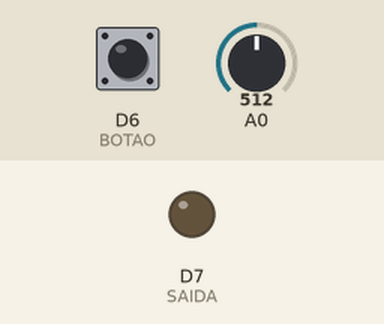
This sketch was run on a simulated ESP8266 (NodeMCU). Shown: output pins drawn as LEDs (lit = HIGH). The test bench sets the inputs (shaded band); at power-on: D6 (BOTAO) HIGH, A0 = 512. WiFi joins after 1.5 s; servers stay silent unless stated; network time is answered at once with the bench clock; the local clock reads 2024-03-15 10:24:30 at power-on unless the sketch sets it; what the sketch prints to the serial monitor is not drawn.

Above: at 2.7 s.
2.8 s: D6 (BOTAO) pulled LOW for 3.2 s
At 6.3 s:
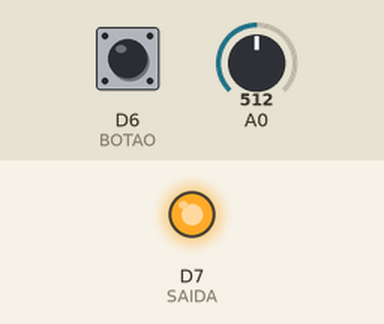
7.5 s: D6 (BOTAO) pulled LOW for 0.35 s
At 9.0 s:
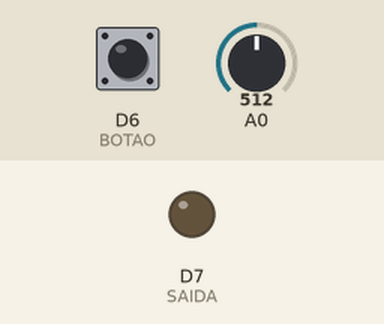
Timing chart, 0 to 10.5 s (numbered marks = the images above; inputs shaded):
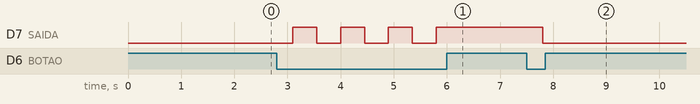

Measured:
- after the input at 2.8 s, D7 (SAIDA): alternates HIGH for 0.45 s and LOW for 0.45 s, 7 changes in all, then stays HIGH, starting after 0.30 s
- after the input at 7.5 s, D7 (SAIDA): HIGH → LOW after 0.30 s

The sketch:

CodigoEsteira.ino
```cpp
#include <ESP8266WiFi.h>
#include <NTPClient.h>
#include <WiFiUdp.h>
#include <WiFiClientSecure.h>
#include <FirebaseESP8266.h>

#define WIFI_SSID "Teste"
#define WIFI_PASSWORD "12345678"
#define FIREBASE_HOST "https://projectx-967f0-default-rtdb.firebaseio.com"
#define FIREBASE_AUTH "AIzaSyDSEo23WOOlr_qoNzjlqoxOcNGSZW3zV7E"

FirebaseData firebaseData;

#define BOTAO 12
#define BOTAOINTERRUPT D6
#define SAIDA 13

float TensaoSensor;
float corrente;

bool botaoemergencia = false;
bool onOff = false;

WiFiUDP udp;
NTPClient ntp(udp, "a.st1.ntp.br", -3 * 3600, 60000);

String HoraComeco;
String HoraFinal;
int MostraHora;
String PassouUmDia;

int calcula1;
int calcula2;
int calcula3;

void setup() {
  WiFi.begin(WIFI_SSID, WIFI_PASSWORD);

  while (WiFi.status() != WL_CONNECTED) {
    Serial.print(".");
    delay(500);
  }
  digitalWrite(LED_BUILTIN, HIGH);
  Serial.println();
  Serial.print("Connected with IP: ");
  Serial.println(WiFi.localIP());

  Firebase.begin(FIREBASE_HOST, FIREBASE_AUTH);

  ntp.begin();
  ntp.forceUpdate();

  pinMode(BOTAO, INPUT_PULLUP);
  pinMode(BOTAOINTERRUPT, INPUT_PULLUP);
  pinMode(SAIDA, OUTPUT);

  attachInterrupt(digitalPinToInterrupt(BOTAOINTERRUPT), botao_emergencia_acionado, LOW );

}

void loop() {
  botaoemergencia = false;
  Firebase.setBool(firebaseData, "/projectX/botaoemergencia", botaoemergencia);

  TensaoSensor = analogRead(A0) * (1.1 / 1023.0);
  corrente = TensaoSensor * 20;
  Firebase.setFloat(firebaseData, "/projectX/correntemotor", corrente);


  if (digitalRead(BOTAO) == 0){
    onOff = !onOff;
    digitalWrite(SAIDA, onOff);
    if(onOff){
      Firebase.setString(firebaseData, "/projectX/hora", MostraHora);
      HoraComeco =ntp.getFormattedTime();
      HoraComeco.replace(":","");
      calcula1 = HoraComeco.toInt();

    }else{
      HoraFinal = ntp.getFormattedTime();
      HoraFinal.replace(":","");
      calcula2 = HoraFinal.toInt();
      MostraHora = calcula2 - calcula1;
      Firebase.setString(firebaseData, "projectX/hora", String(MostraHora));
    }
  }

  PassouUmDia = ntp.getFormattedTime();
  PassouUmDia.replace(":","");
  calcula3 = PassouUmDia.toInt();
  if(PassouUmDia == "00:00:00"){
    HoraComeco = calcula1 - calcula3;
  }
}

void botao_emergencia_acionado(){
  botaoemergencia = true;
  Firebase.setBool(firebaseData, "/projectX/botaoemergencia", botaoemergencia);
}
```
